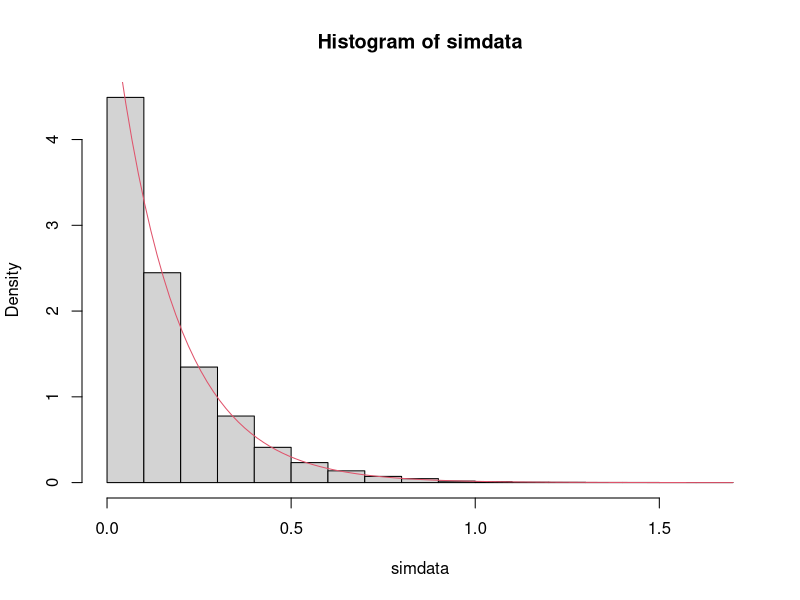
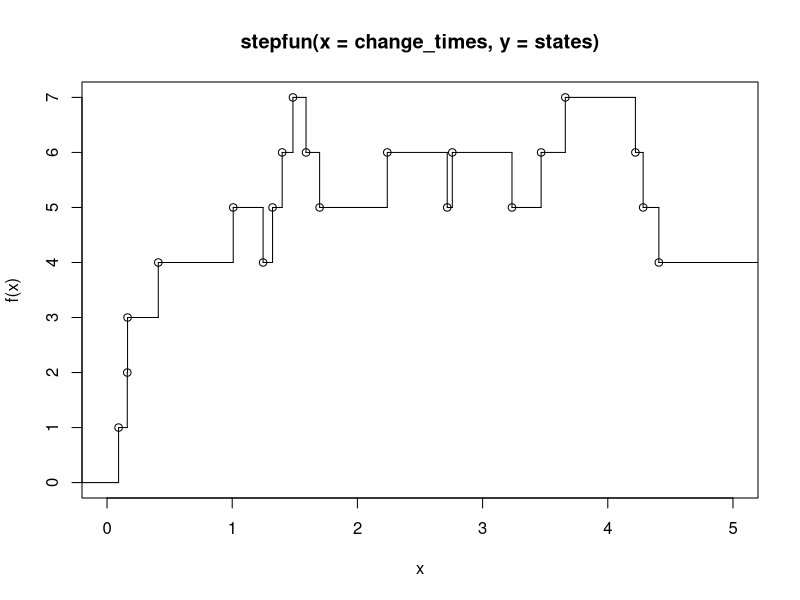
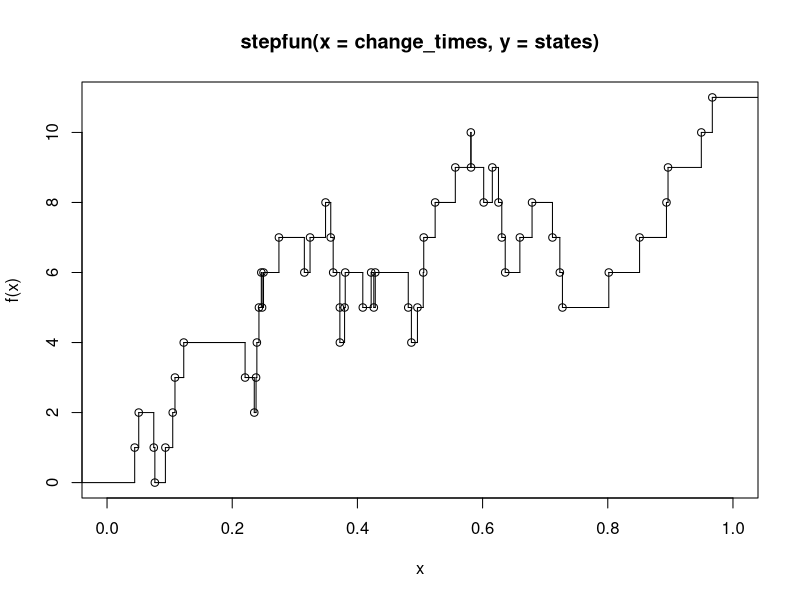

These figures' R source, in order: (Note: this script raises an error after producing the figures.)
## ---- chunk 1
simdata <- replicate(10000, {
  min(rexp(1, 2), rexp(1, 4))
})
hist(simdata, probability = T)
curve(dexp(x, 6), add = T, col = 2)
## ---- chunk 2
current_time <- 0 
change_times <- numeric(0) #vector of all places births/deaths occur
current_state <- 0
states <- current_state #vector of all states
while(current_time < 5) {
  #get time of next change and new state
  if(current_state == 0) { 
    current_time <- current_time + rexp(1, 2)
    current_state <- 1
  } else { 
    current_time <- current_time + rexp(1, 3.5)
    current_state <- current_state + sample(c(-1, 1), size = 1, prob = c(1.5, 2))
  }
  #update change times and states
  if(current_time < 5) { 
    change_times <- c(change_times, current_time)
    states <- c(states, current_state)
  }
}
plot(stepfun(x = change_times, y = states), xlim = c(0, 5))
## ---- chunk 3
birth_rate <- 30
death_rate <- 30
max_time <- 1
current_time <- 0 
change_times <- numeric(0) 
current_state <- 0
states <- current_state
while(current_time < max_time) {
  if(current_state == 0) { 
    current_time <- current_time + rexp(1, birth_rate)
    current_state <- 1
  } else { 
    current_time <- current_time + rexp(1, death_rate + birth_rate)
    current_state <- current_state + sample(c(-1, 1), size = 1, prob = c(death_rate, birth_rate))
  }
  if(current_time < max_time) { 
    change_times <- c(change_times, current_time)
    states <- c(states, current_state)
  }
}
plot(stepfun(x = change_times, y = states), xlim = c(0, max_time))
## ---- chunk 4
library(future)
set.seed(1) #to get consistent results when re-compiling
birth_rate <- 30
death_rate <- 30
max_time <- 8
plan(multisession, workers = 8)
sim_data <- future.apply::future_replicate(1000, {
  current_time <- 0 
  change_times <- numeric(0) 
  current_state <- 0
  states <- current_state
  while(current_time < max_time) {
    if(current_state == 0) { 
      current_time <- current_time + rexp(1, birth_rate)
    } else { 
      current_time <- current_time + rexp(1, death_rate + birth_rate)
    }
    if(current_time < max_time) { 
      if(current_state == 0) {
        current_state <- 1
      } else {
        current_state <- current_state + sample(c(-1, 1), size = 1, prob = c(death_rate, birth_rate))
      }
      change_times <- c(change_times, current_time)
      states <- c(states, current_state)
    }
  }
  current_state
})
## ---- chunk 5
mean(sim_data)
## ---- chunk 6
quantile(sim_data, c(.025, .975))
## ---- chunk 7
#| message: false
#| warning: false
library(dplyr) #for bind_rows
birth_rate <- 30
death_rate <- 30
max_time <- 8

current_customer <- 0
current_time <- 0 
change_times <- numeric(0) #vector of all places births/deaths occur
current_state <- 0
states <- current_state #vector of all states
queue <- data.frame(
  customer = numeric(0),
  birth_time = numeric(0),
  death_time = numeric(0)
)
while(current_time < max_time) {
  #get time of next change and new state
  if(current_state == 0) { 
    current_time <- current_time + rexp(1, birth_rate)
    if(current_time > max_time) break #no more updates after max_time
    current_state <- 1
    current_customer <- current_customer + 1
    queue <- bind_rows(
        queue,
        data.frame(customer = current_customer,
                   birth_time = current_time,
                   death_time = NA)
      )
  } else { 
    current_time <- current_time + rexp(1, birth_rate + death_rate)
    if(current_time > max_time) break #no more updates after max_time
    birth_or_death <- sample(c(-1, 1), size = 1, prob = c(death_rate, birth_rate))
    current_state <- current_state + birth_or_death
    if(birth_or_death == 1) {
      current_customer <- current_customer + 1
      queue <- bind_rows(
        queue,
        data.frame(customer = current_customer,
                   birth_time = current_time,
                   death_time = NA)
      )
    } else {
      customer_served <- min(which(is.na(queue$death_time)))
      queue[customer_served, "death_time"] <- current_time
    }

  }
}
#now we find all of the death times for the people still in the queue at max_time
if(any(is.na(queue$death_time))) {
  for(i in which(is.na(queue$death_time))) {
    queue$death_time[i] <- current_time + rexp(1, death_rate)
    current_time <- queue$death_time[i]
  }
}
head(queue)
## ---- chunk 8
set.seed(1) #to get consistent results when re-compiling
birth_rate <- 1
death_rate <- 3
max_time <- 40
sim_data <- future.apply::future_replicate(10000, {
  current_time <- 0 
  change_times <- numeric(0) 
  current_state <- 0
  states <- current_state
  while(current_time < max_time) {
    if(current_state == 0) { 
      current_time <- current_time + rexp(1, birth_rate)
      current_state <- 1
    } else { 
      current_time <- current_time + rexp(1, death_rate + birth_rate)
      current_state <- current_state + sample(c(-1, 1), size = 1, prob = c(death_rate, birth_rate))
    }
    if(current_time < max_time) { 
      change_times <- c(change_times, current_time)
      states <- c(states, current_state)
    }
  }
  states[length(states)] 
  #' 
  #' Note: it is **wrong** to use current_state here the way we have coded it! 
  #' 
})
barplot(table(sim_data))
data.frame(observed = proportions(table(sim_data)),
           theory = dgeom(sort(unique(sim_data)), prob = 2/3)) #pretty close match
## ---- chunk 9
plan(sequential)
